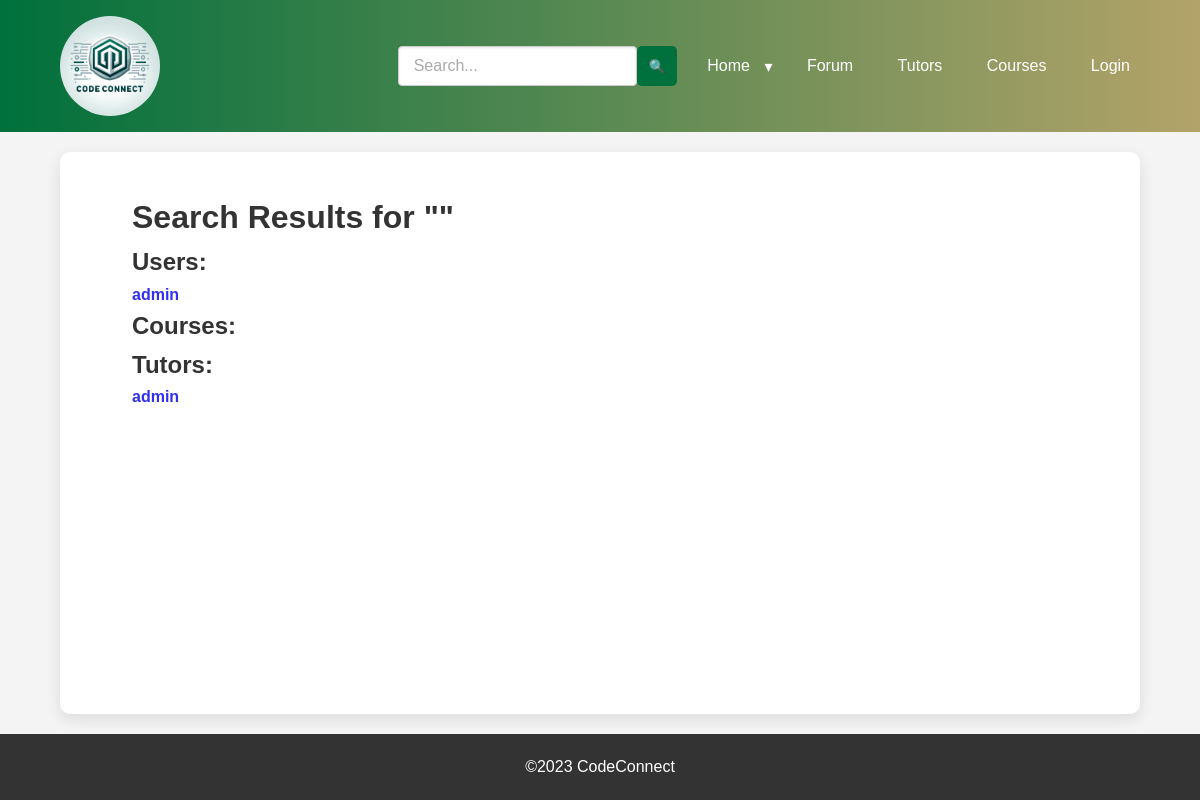
Before: /search-results with the older database file.
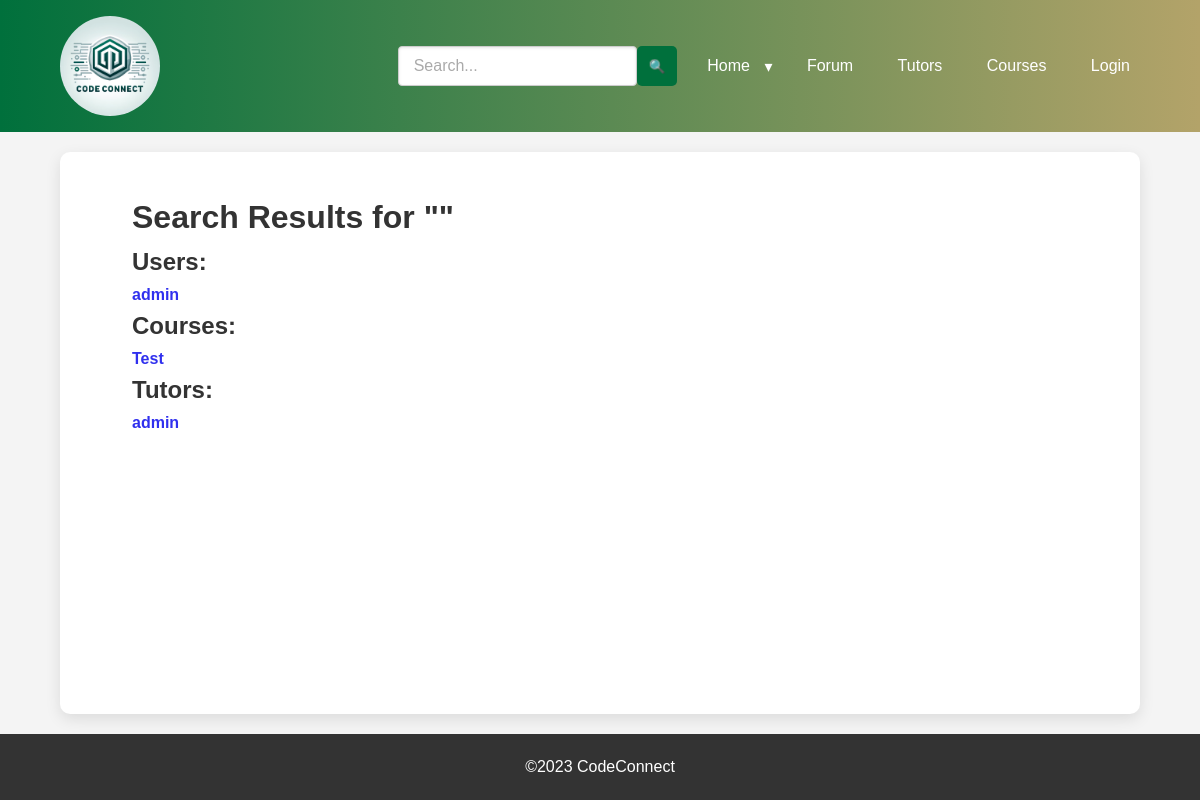
After: the same page with the newer database file.
### app/models.py (models this page shows, shortened)
class User(UserMixin, db.Model):
    id = db.Column(db.Integer, primary_key=True)
    username = db.Column(db.String(64), index=True, unique=True)
    email = db.Column(db.String(120), index=True, unique=True)
    password_hash = db.Column(db.String(128))
    description = db.Column(db.Text, default='')
    profile = db.relationship('Profile', back_populates='user', uselist=False)
    events = db.relationship('Event', back_populates='organizer', lazy='dynamic')
    posts = db.relationship('ForumPost', back_populates='author', lazy='dynamic')
    comments = db.relationship('Comment', back_populates='commenter', lazy='dynamic')
    is_tutor = db.Column(db.Boolean, default=False)  # Indicates if the user is available for tutoring
    sessions = db.relationship('TutoringSession', back_populates='tutor', lazy='dynamic')
    courses = db.relationship('Course', secondary=tutors_courses, back_populates='tutors')
    forums = db.relationship('Forum', back_populates='user', lazy='dynamic')

class Course(db.Model):
    id = db.Column(db.Integer, primary_key=True)
    name = db.Column(db.String(100))
    description = db.Column(db.Text)
    creator_id = db.Column(db.Integer, db.ForeignKey('user.id'))
    sessions = db.relationship('TutoringSession', back_populates='course', lazy='dynamic')
    tutors = db.relationship('User', secondary=tutors_courses, back_populates='courses')
    forums = db.relationship('Forum', secondary=courses_forums, back_populates='courses')

### app/main/routes.py (the view)
@main.route('/search-results')
def search_results():
    query = request.args.get('query', '').strip()
    users = User.query.filter(User.username.ilike(f'%{query}%')).all()
    courses = Course.query.filter(Course.name.ilike(f'%{query}%')).all()
    tutors = User.query.filter(User.is_tutor).filter(User.username.ilike(f'%{query}%')).all()
    return render_template('main/search_results.html', query=query, users=users, courses=courses, tutors=tutors)

### app/main/templates/main/search_results.html (shortened to what this page needs)
{% extends 'base.html' %}
{% block content %}
<main class="container">
    <div class="container">
        <h1>Search Results for "{{ query }}"</h1>
        <h2>Users:</h2>
        <ul>
            {% for user in users %}
                <li><a href="{{ url_for('user.user_profile', user_id=user.id) }}">{{ user.username }}</a></li>
            {% endfor %}
        </ul>
        <h2>Courses:</h2>
        <ul>
            {% for course in courses %}
                <li><a href="{{ url_for('courses.course_detail', course_id=course.id) }}">{{ course.name }}</a></li>
            {% endfor %}
        </ul>
        <h2>Tutors:</h2>
        <ul>
            {% for tutor in tutors %}
                <li><a href="{{ url_for('tutoring.tutor_profile', tutor_id=tutor.id) }}">{{ tutor.username }}</a></li>
            {% endfor %}
        </ul>
    </div>
</main>
{% endblock %}

Changed rows visible on the page:
added Course: name "Test"
